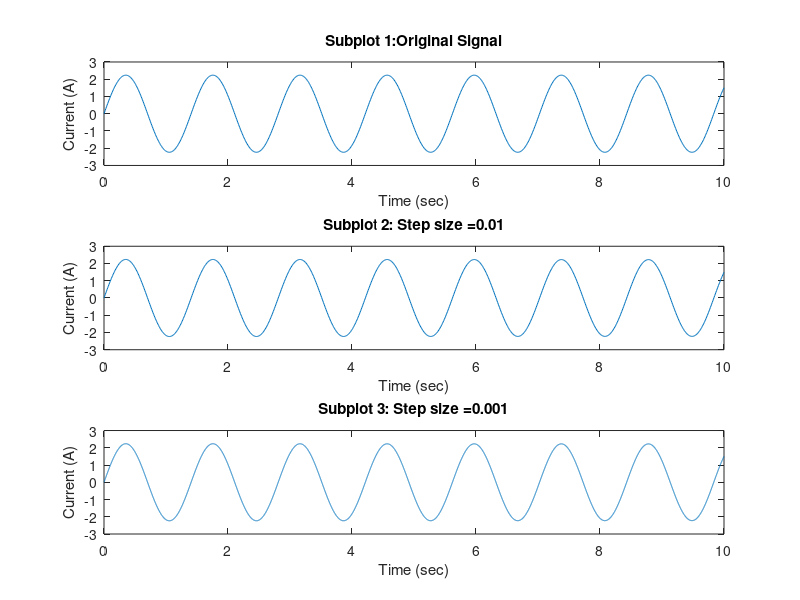

This chart was generated by the following MATLAB code:
clc
clear all

R=0.0001;
L=0.1;
C=0.5;
g=0:0.01:10;
Vn=1;
Vm=1;
tf=10;
I= sqrt(C/L)*Vn*sin(g/sqrt(L*C));

A=[-R/L -1/L; 1/C 0];
B=[1/L; 0];
id=[1 0;0 1];
h=0.01; 
nos1 = round(tf/h);
I1(1)=0;   %for t =1
VC(1)=0;   %for t =1

for i=1:nos1
    M = [I1(i); VC(i)];
    D = (inv(id-A*h/2))*(((id+(A*h/2))*M) + (h*B*(Vn+Vm)/2));
    I1(i+1) = D(1, 1);
    VC(i+1) = D(2, 1);
end

h1=0.001;
g1=0:0.001:10;
nos2 = round(tf/h1);
I2(1)=0;   %for t =1
VC2(1)=0;   %for t =1

for j=1:nos2
    M1 = [I2(j); VC2(j)];
    D1 = (inv(id-A*h1/2))*(((id+(A*h1/2))*M1) + (h1*B*(Vn+Vm)/2));
    I2(j+1) = D1(1, 1);
    VC2(j+1) = D1(2, 1);
end

subplot(3,1,1)
plot(g,I)
title('Subplot 1:Original Signal');
xlabel('Time (sec)');
ylabel('Current (A)');

subplot(3,1,2)
plot(g,I1)
title('Subplot 2: Step size =0.01');
xlabel('Time (sec)');
ylabel('Current (A)');

subplot(3,1,3)
plot(g1,I2)
title('Subplot 3: Step size =0.001');
xlabel('Time (sec)');
ylabel('Current (A)');